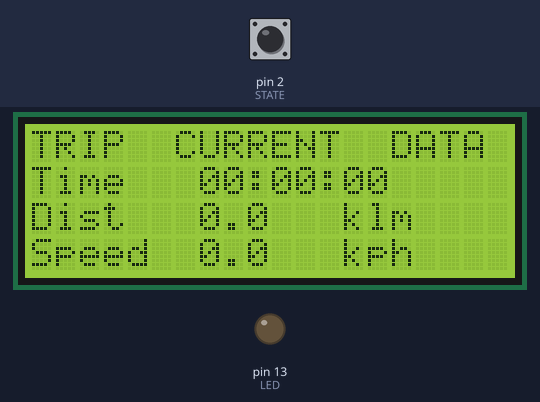
The sketch below on a simulated Arduino Uno, built with avr-gcc and run on an emulated ATmega328P. Parts: 20×4 character LCD, output pins drawn as LEDs (lit = HIGH). Inputs (shaded band) come from the test bench; at power-on: pin 2 (STATE) HIGH.

Above: at 4.3 s.
4.4 s: pin 2 (STATE) pulsed LOW 2 times (0.12 s each, 0.3 s apart)
At 5.9 s:
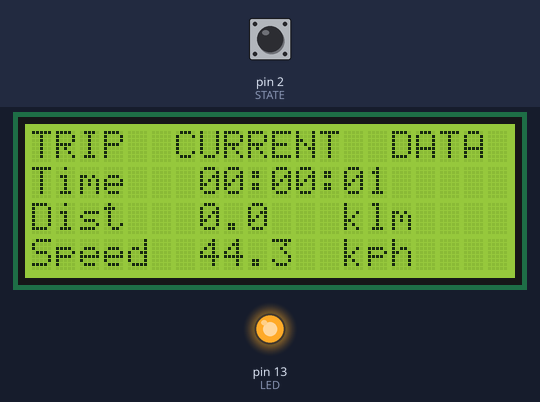
8.0 s: pin 2 (STATE) driven LOW
At 9.0 s:
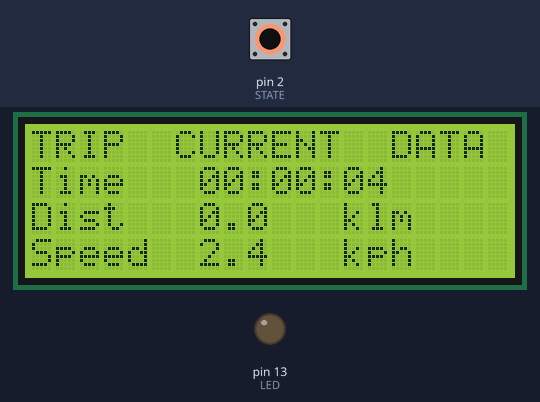
Timing chart, 0 to 11.0 s (numbered marks = the images above; inputs shaded):
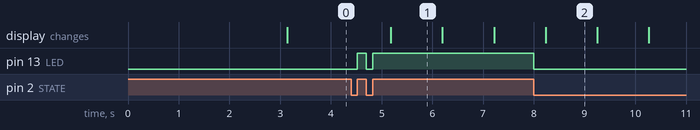

The sketch:

BICYCLE_SPEEDO.ino
```cpp
/*
 * This Bicycle Speedo is using just plain states and could be used on any controller
 * It's your choice on how you see each rotation
 * You can use a IR sensor or a Hall effect sensor.
 * Just be mindful of what state you are watching for.
 * This IR sensor I tested with was Active "LOW" and the sketch reflects that.
 *
 * Any LCD Display will work just setup the constructor accordingly
 * This sketch uses an I2C 2004 LCD
 * Be mindful that there are multiple LCD I2C libraries and they have different methods
 *
 * Features in this sketch
 * Trip Clock in HH:MM:SS format. When you stop the clock stops
 * Total trip distance in kilometers
 * Current speed in KPH
 * The refresh rate is one second
 * The sketch is non-blocking
 *
 * The minimum time for one wheel revolution must be less than 3 seconds or just above walking pace
 *
 */

#define LCD_2004                                    // Comment out if using the 1604 LCD Display

#include "LiquidCrystal_I2C.h"                      // There is more than one library out there for
                                                    // I2C LCD and they use different methods so check your's
#define ONE_SEC 1000                                // One Second in milliseconds
#define LED     13                                  // LED PIN
#define STATE   2                                   // IR or Hall Effect sensor pin
#define ONE_REV (double)0.00223                     // 29" Wheel Circumfrence as a decimal of one kilometer (223cm)

#if defined LCD_2004
    LiquidCrystal_I2C lcd(0x27, 20, 4);             //LCD Object for 2004
#else
    LiquidCrystal_I2C lcd(0x27, 16, 2);             //LCD Object for 1602
#endif

uint32_t  prevTime = 0, lastTime = 0, tripTimer = 0;
double    rpm = 0;
uint16_t  lastTrip = 0, trip = 0;
uint8_t   counter = 0;
bool      timerStop = true, ledState, lastLedState = 0,
          state, lastState = 1;

String getTripTime(){                               // This turns our millisecond trip clock
   String t;                                        // Into human readable time
   uint16_t s = tripTimer / 1000;
   uint16_t m  = s / 60;
   s %= 60;
   uint16_t h = m / 60;
   m %= 60;
   char buf[9];
   sprintf(buf,"%02u:%02u:%02u", h, m, s);
   t += buf;
   return t;
}
#if defined LCD_2004                                    // LCD 2004
    void updateLCD(void){                               // Print RPM every second
        String tripTime = getTripTime();                // Update trip clock
        lcd.setCursor(7, 1);
        lcd.print(tripTime);
        lcd.setCursor(7, 2);
        double thisTrip = ((double)trip * ONE_REV);
        lcd.print(thisTrip, 1);
        lcd.print(" ");
        lcd.setCursor(7, 3);
        double speed = ((rpm * ONE_REV) * 60);
        lcd.print(speed, 1);
        lcd.print(" ");
        return;
    }
#else                                                   // LCD 1602
    void updateLCD(void){                               // Print RPM every second
        lcd.setCursor(3, 0);
        double speed = ((rpm * ONE_REV) * 60);
        lcd.print(speed, 1);
        lcd.print(" ");
        lcd.setCursor(12, 0);
        double thisTrip = ((double)trip * ONE_REV);
        lcd.print(thisTrip, 1);
        lcd.print(" ");
        String tripTime = getTripTime();                // Update trip clock
        lcd.setCursor(6, 1);
        lcd.print(tripTime);
        return;
    }
#endif


void setup(void) {
    pinMode(LED, OUTPUT);
    pinMode(STATE, INPUT);
    lcd.begin(); // initialize the lcd
    lcd.backlight();
    lcd.clear();
    lcd.setCursor(0, 0);
    lcd.print("MY BIKE SPEEDO");
    delay(3000);
    #if defined LCD_2004
        lcd.clear();
        lcd.setCursor(0, 0);
        lcd.print("TRIP  CURRENT  DATA");
        lcd.setCursor(0, 1);
        lcd.print("Time");
        lcd.setCursor(0, 2);
        lcd.print("Dist");
        lcd.setCursor(13, 2);
        lcd.print("klm");
        lcd.setCursor(0, 3);
        lcd.print("Speed");
        lcd.setCursor(13, 3);
        lcd.print("kph");
    #else
        lcd.clear();
        lcd.setCursor(0, 0);
        lcd.print("S:");
        lcd.setCursor(9, 0);
        lcd.print("D:");
        lcd.setCursor(0, 1);
        lcd.print("Time");
    #endif
}

void loop(void){
    state = digitalRead(STATE);
    if(state != lastState){
       uint32_t currentTime = millis();
            if(lastTime > 0){
                if(state == LOW){                 //Active LOW state for IR Sensor Trigger
                    trip++;
                    ledState = 0;
                    rpm = (60000 / (currentTime - lastTime));
                }else{
                    ledState = 1;
                }
            }
        lastTime = currentTime;
    }
    if ((millis() - prevTime) >= ONE_SEC) {
        counter++;
            if(counter > 2){
              counter = 0;
                if(trip == lastTrip){
                    timerStop = true;
                    lastTime = 0;
                    rpm = 0;
                }else{
                    timerStop = false;
                }
            }
            if(timerStop == false){
                tripTimer += (millis() - prevTime);
            }
            updateLCD();
            lastTrip = trip;
            prevTime = millis();
    }
    if(ledState != lastLedState){
        digitalWrite(LED, ledState);
    }
    lastLedState = ledState;
    lastState = state;
}
```

Measured:
- after the input at 4.4 s, pin 13 (LED): LOW → HIGH after 0.12 s, → LOW 0.18 s later, → HIGH 0.12 s later; the display: changes after 0.78 s (image 1)
- after the input at 8.0 s, pin 13 (LED): HIGH → LOW at once; the display: changes after 0.23 s (image 2)
- what the display in image 2 shows lasts 1.1 s, from 8.2 s to 9.3 s
